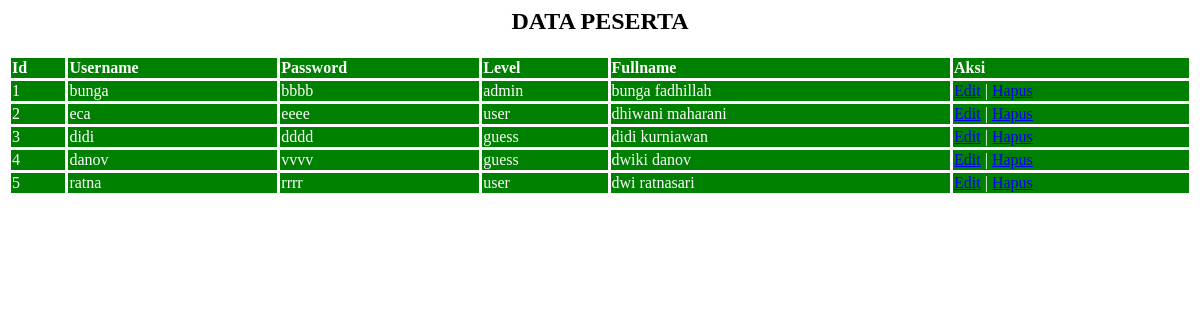
The page / on the database its author committed.
### tables this page shows
CREATE TABLE `user` (
  `id` int(10) NOT NULL,
  `username` varchar(255) NOT NULL,
  `password` varchar(255) NOT NULL,
  `level` enum('admin','user','guess') NOT NULL,
  `fullname` varchar(255) NOT NULL
);

### index.php (the view, shortened to what this page needs)
<html>
<head>
  <link rel="stylesheet" href="style.css">
</head>
<body>
  <div class="container">
  	<h2><center>DATA PESERTA</center></h2>
  	<table class="tabel" align="center">
  <tr>
  	<th>Id</th>
  	<th>Username</th>
  	<th>Password</th>
  	<th>Level</th>
  	<th>Fullname</th>
    <th>Aksi</th>
  </tr></div>
  <?php
  include('konek.php');
  $sql_tampil ="SELECT * FROM user";
  $peserta=mysqli_query($conn,$sql_tampil);
  while($baris_data=mysqli_fetch_array($peserta,MYSQLI_ASSOC)){
    ?>
  	<tr>
      <td><?php echo $baris_data['id']; ?></td>
      <td><?php echo $baris_data['username']; ?></td>
      <td><?php echo $baris_data['password']; ?></td>
      <td><?php echo $baris_data['level']; ?></td>
      <td><?php echo $baris_data['fullname']; ?></td>
      <td>
			<a class="edit" href="edit.php?id=<?php echo $baris_data['id']; ?>">Edit</a> |
			<a class="hapus" href="delete.php?id=<?php echo $baris_data['id']; ?>">Hapus</a>
		  </td>
  	</tr>
<?php } ?>
</body>
</html>

### style.css (style rules this page uses)
.tabel { border-collapse: collapse; width: 100%; }
.tabel th { color: white; background-color: green; border: 3px solid white; text-align: left; }
.tabel td { color: white; background-color: green; border: 3px solid white; }

### rows shown on the page
user: id "1", username "bunga", password "bbbb", level "admin", fullname "bunga fadhillah"
user: id "2", username "eca", password "eeee", level "user", fullname "dhiwani maharani"
user: id "3", username "didi", password "dddd", level "guess", fullname "didi kurniawan"
user: id "4", username "danov", password "vvvv", level "guess", fullname "dwiki danov"
user: id "5", username "ratna", password "rrrr", level "user", fullname "dwi ratnasari"
